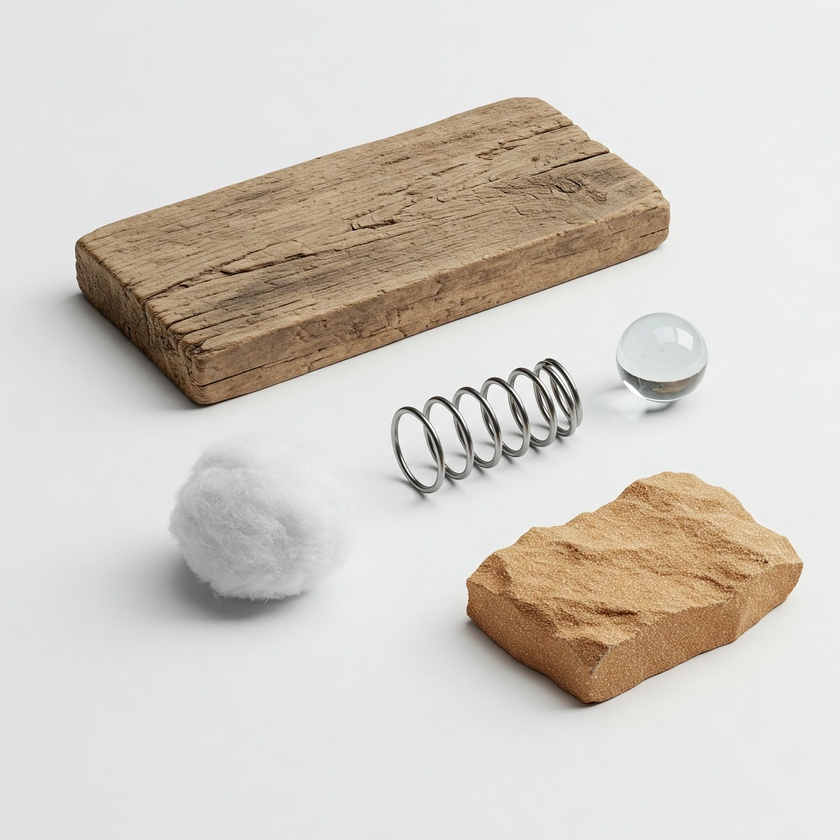
#> input picture week2_histograms_and_color_spaces/sample_images/foto1.jpeg, 840 x 840 px, shrunk from 2048 x 2048 before the run
$ python create_color_histograms.py
#> lines starting #> are read from the running program, lines starting #| are printed output that depends on the picture
import cv2  # OpenCV for image processing and histogram calculation
import numpy as np
import matplotlib.pyplot as plt

# Path to your image file.


IMAGE_PATH = "sample_images/foto1.jpeg"

try:
    # Load the color image using OpenCV
    # cv2.imread() loads images in BGR (Blue, Green, Red) order by default.
    color_image_bgr = cv2.imread(IMAGE_PATH)
#> color_image_bgr is the input picture: shape (840, 840, 3); mean B, G, R 197.7, 205.4, 210.9

    if color_image_bgr is None:
        raise FileNotFoundError(f"Image not found or could not be opened: {IMAGE_PATH}")

    # Load the image in grayscale using OpenCV
    # The '0' flag loads the image as grayscale.
    gray_image = cv2.imread(IMAGE_PATH, 0)
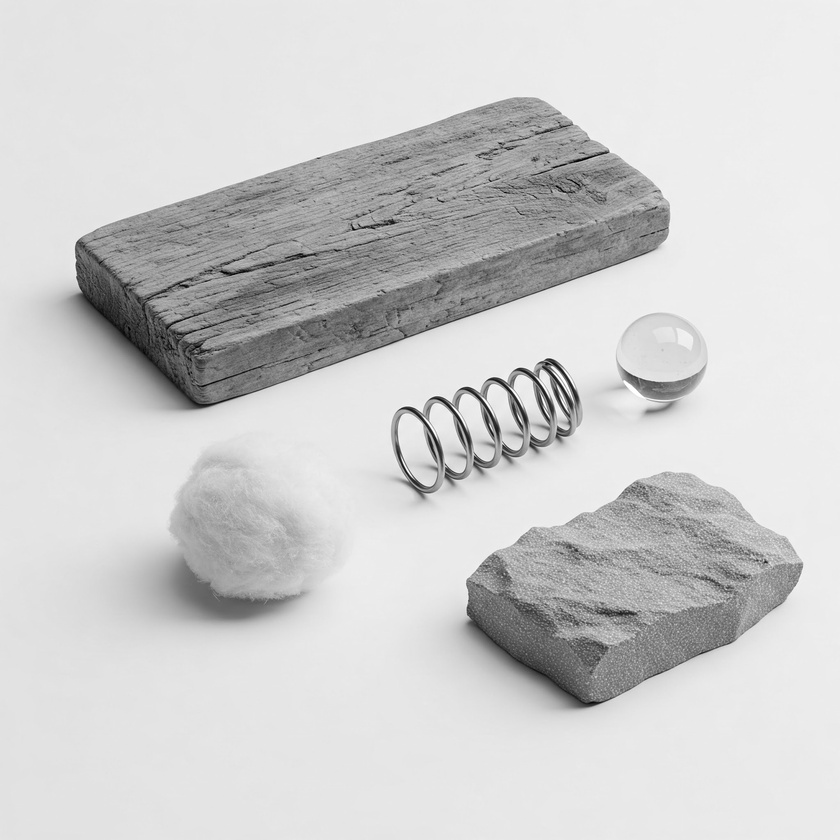
#> gray_image: shape (840, 840); min 0, max 255, mean 206

    if gray_image is None:  # Should not happen if color_image_bgr loaded, but good practice
        raise FileNotFoundError(f"Grayscale image not found or could not be opened: {IMAGE_PATH}")

    # Define colors for plotting each histogram line
    # OpenCV loads as BGR, so channel 0 is Blue, 1 is Green, 2 is Red.
    plot_colors = ('blue', 'green', 'red', 'gray')
    channel_labels = ('Blue Channel', 'Green Channel', 'Red Channel', 'Grayscale')

    plt.figure(figsize=(10, 6))
    plt.title(f'Color and Grayscale Histograms for {IMAGE_PATH}')
    plt.xlabel('Pixel Intensity')
    plt.ylabel('Number of Pixels')

    # Calculate and plot histogram for each color channel (B, G, R)
    for i, color_name in enumerate(plot_colors):
        if i < 3:  # For B, G, R channels
            # cv2.calcHist([images], [channels], mask, [histSize], ranges)
            # For BGR image: channel 0 is Blue, 1 is Green, 2 is Red
            histogram = cv2.calcHist([color_image_bgr], [i], None, [256], [0, 256])
            plt.plot(histogram, color=color_name, label=channel_labels[i])
            print(f"Calculated histogram for {channel_labels[i]}")
        elif i == 3:  # For Grayscale
            histogram = cv2.calcHist([gray_image], [0], None, [256], [0, 256])
            plt.plot(histogram, color=color_name, label=channel_labels[i])
            print(f"Calculated histogram for {channel_labels[i]}")

    plt.xlim([0, 256])  # Set x-axis limits for pixel intensity
    plt.legend()  # Show legend to identify lines
    plt.grid(True, linestyle='--', alpha=0.7)  # Add a grid for better readability
    plt.tight_layout()
    plt.show()
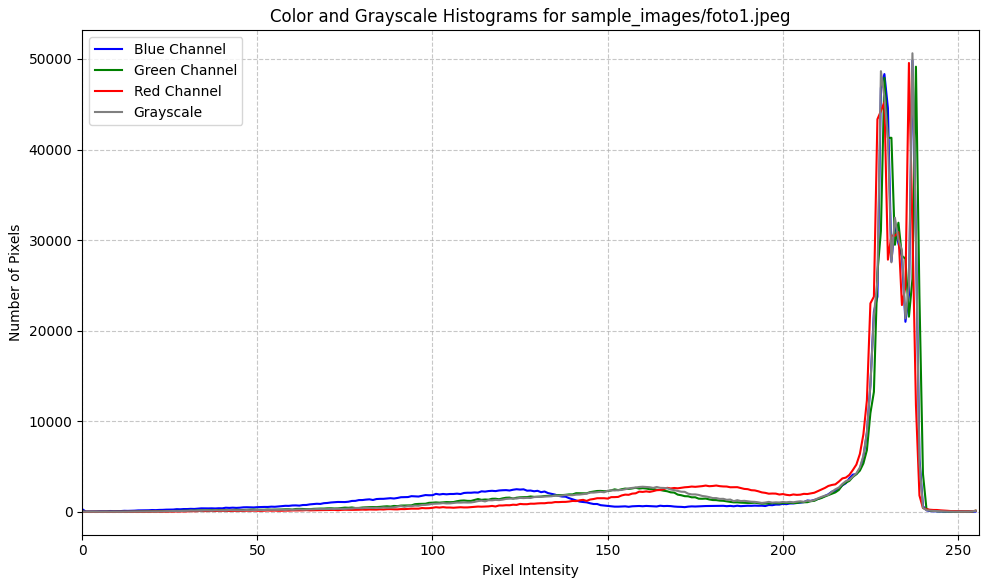
#> figure drawn by matplotlib, 1 panel; curve peaks at x = 237, y = 49830; curve peaks at x = 238, y = 49144; curve peaks at x = 236, y = 49555

except FileNotFoundError as fnf_error:
    print(fnf_error)
except Exception as e:
    import traceback

    print(f"An unexpected error occurred: {e}")
    traceback.print_exc()

$ run again, with week2_histograms_and_color_spaces/sample_images/foto2.jpeg copied over week2_histograms_and_color_spaces/sample_images/foto1.jpeg
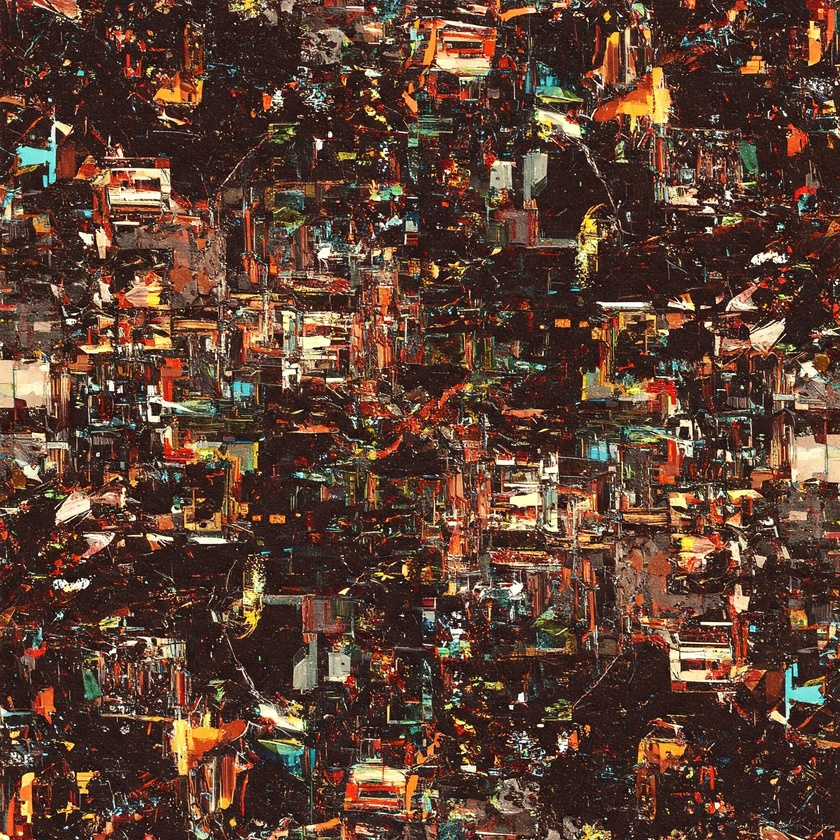
#> input picture week2_histograms_and_color_spaces/sample_images/foto2.jpeg, 840 x 840 px, shrunk from 2048 x 2048 before the run
#> color_image_bgr is the input picture: shape (840, 840, 3); mean B, G, R 50.8, 64.8, 93
#> `gray_image = cv2.imread(IMAGE_PATH, 0)`:
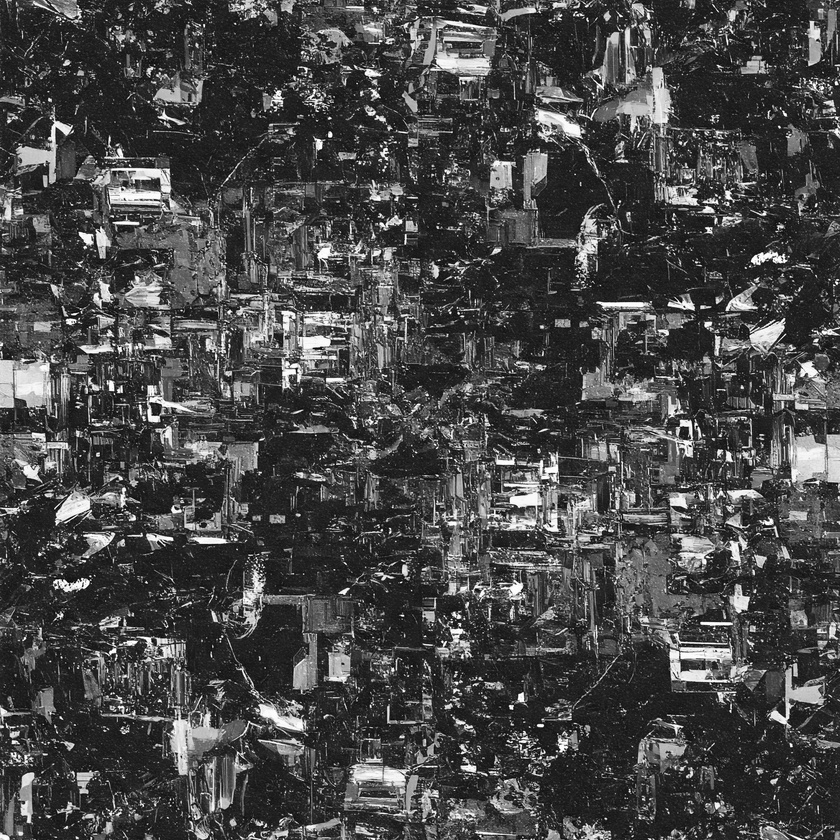
#> gray_image: shape (840, 840); min 0, max 255, mean 71.7
#> `plt.show()`:
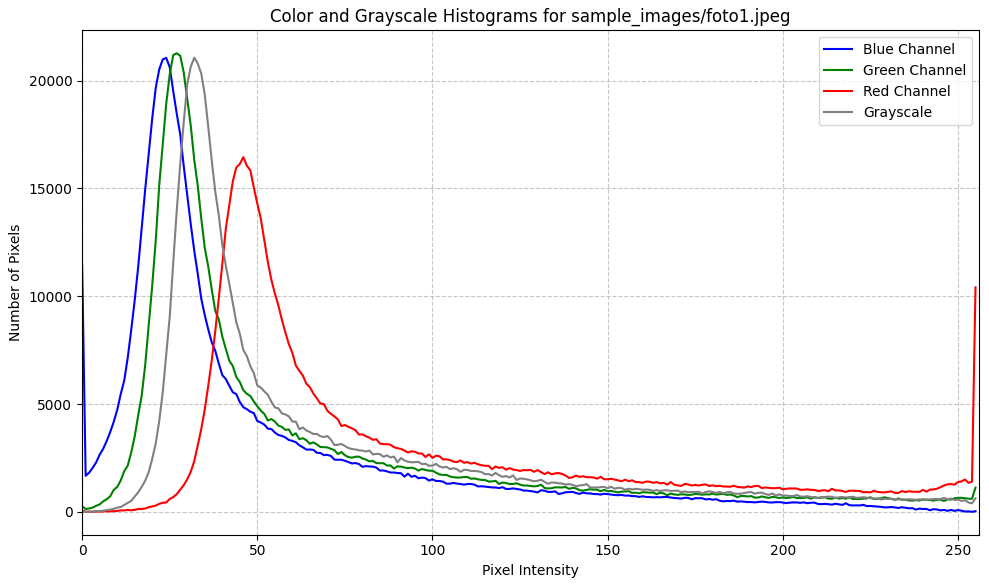
#> figure drawn by matplotlib, 1 panel; curve peaks at x = 24, y = 21059; curve peaks at x = 27, y = 21271; curve peaks at x = 46, y = 16452
